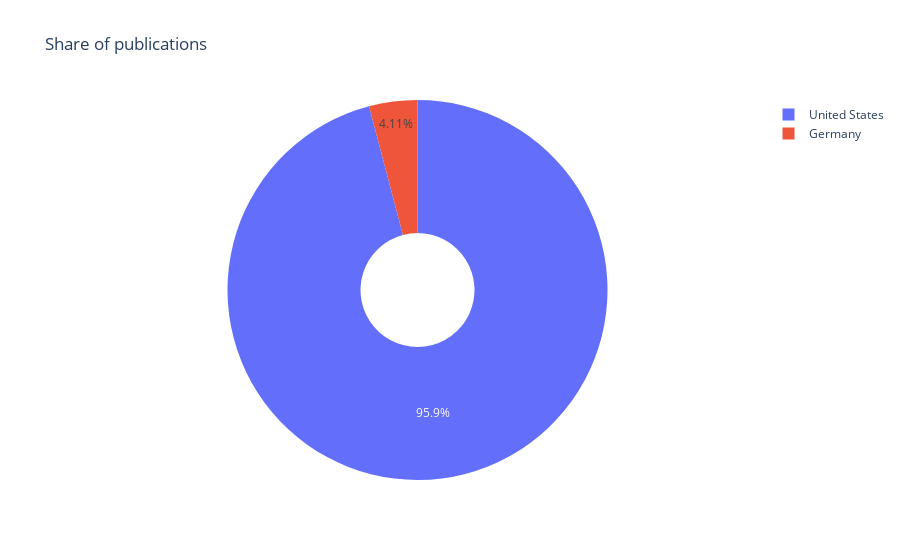

Here is the notebook cell this chart was saved with:
### Code cell
publication_comp_pie('Germany','United States')

### Figure 1 — Plotly figure (JSON) as saved in the notebook; plotly's stock layout.template omitted (floating-point values rounded to 4 significant figures)
{"data": [{"domain": {"x": [0, 1], "y": [0, 1]}, "hole": 0.3, "hovertemplate": "countries=%{label}<br>counts=%{value}<extra></extra>", "labels": ["Germany", "United States"], "legendgroup": "", "name": "", "showlegend": true, "type": "pie", "values": [14, 327]}], "layout": {"legend": {"tracegroupgap": 0}, "title": {"text": "Share of publications"}}}
